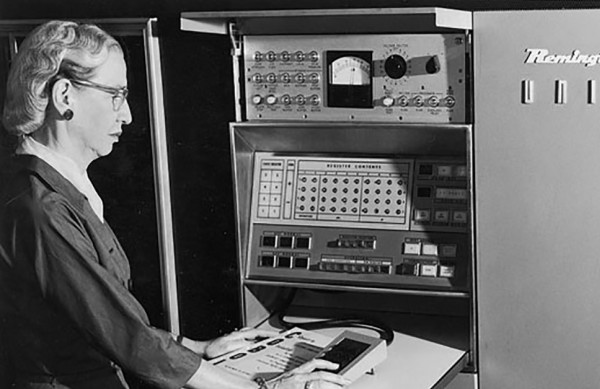
#> input picture project2/grace_hopper.png, 600 x 389 px
$ python corners.py   (older library calls are emulated)
#> lines starting #> are read from the running program, lines starting #| are printed output that depends on the picture
### project2/common.py
import numpy as np
from matplotlib import pyplot as plt
from PIL import Image


def read_img(path, greyscale=True):
#> called with path = './grace_hopper.png', greyscale = True
    img = Image.open(path)
#> img is the input picture: PIL image 600x389 L; min 0, max 255, mean 95.6
    if greyscale:
        img = img.convert('L')
    else:
        img = img.convert('RGB')
    return np.array(img).astype(np.float)


def save_img(img, path):
    img = img - img.min()
    img = img / img.max()
    img = (img * 255).astype(np.uint8)
    img = Image.fromarray(img)
    img.save(path)
    print(path, "is saved!")


# [78 lines left out: functions find_maxima, visualize_scale_space, visualize_maxima, not called in this run]

### project2/filters.py
import os

import numpy as np

from common import read_img, save_img


# [19 lines left out: function image_patches, not called in this run]


def convolve(image, kernel):
    # Return the convolution result: image * kernel.
    # Reminder to implement convolution and not cross-correlation!
    # You can use zero- or wrap-padding.
    #
    # Input- image: H x W
    #        kernel: h x w
    #
    # Output- convolve: H x W
    output = np.zeros(image.shape)
    kernel = np.flipud(np.fliplr(kernel))
    width = int(kernel.shape[0]/2)
    height = int(kernel.shape[1]/2)
    if (kernel.shape[0] % 2) == 0 or (kernel.shape[1] % 2) == 0:
        raise ValueError('The kernel is invaild. Please check your input!')
    image_con = np.zeros((image.shape[0]+2*width, image.shape[1]+2*height))
    image_con[width:width+image.shape[0], height:height+image.shape[1]] = image
    print('Compute the center of the image...')
    for i in range(image.shape[0]):
        for j in range(image.shape[1]):
            img = image_con[i:i+2*width+1, j:j+2*width+1]
            output[i,j] = np.sum(img*kernel)

    return output

def gaussian_kernel(size=3, sigma=np.sqrt(1/(2*np.log(2)))):
    """Returns a 2D Gaussian kernel.
    Parameters
    ----------
    size : float, the kernel size (will be square)

    sigma : float, the sigma Gaussian parameter

    Returns
    -------
    out : array, shape = (size, size)
      an array with the centered gaussian kernel
    """
    x = np.linspace(- (size // 2), size // 2, size)
    x /= np.sqrt(2)*sigma
    x2 = x**2
    kernel = np.exp(- x2[:, None] - x2[None, :])
    return kernel / kernel.sum()


# [110 lines left out: functions edge_detection, sobel_operator, steerable_filter, main, not called in this run]


# [2 lines that do not run on import are left out]

### project2/corners.py
import os

import numpy as np

from common import read_img, save_img
from filters import *


def corner_score(image, u=5, v=5, window_size=(5, 5)):
    # Given an input image, x_offset, y_offset, and window_size,
    # return the function E(u,v) for window size W
    # corner detector score for that pixel.
    # Input- image: H x W
    #        u: a scalar for x offset
    #        v: a scalar for y offset
    #        window_size: a tuple for window size
    #
    # Output- results: a image of size H x W
    # Use zero-padding to handle window values outside of the image.
    #
    # set up
#> called with u = 0, v = 2, window_size = (5, 5)
    width = int(window_size[0]/2)
    height = int(window_size[1]/2)
    diff = 0
    output = np.zeros(image.shape)
    # create image_offset containing all info from the image
    image_offset = np.zeros((image.shape[0]+window_size[0]-1, image.shape[1]+window_size[1]-1))
    image_offset[width:width+image.shape[0], height:height+image.shape[1]] = image
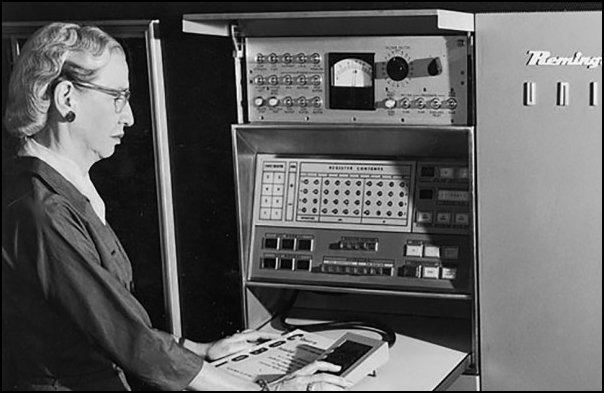
#> image_offset: shape (393, 604) float64; min 0, max 255, mean 94

    # loop over
    for i in range(image.shape[0]):
        if i%50 == 0:
            print('The',i, 'th iteration...',i,':',image.shape[0])
        for j in range(image.shape[1]):
            for x in range(-width, width+1):
                for y in range(-height, height+1):
                    if i+width+x+u >= image_offset.shape[0] or j+height+y+v >= image_offset.shape[1] or i+width+x+u < 0 or j+height+y+v < 0:
                        pass
                    else:
                        diff += (image_offset[i+width+x+u,j+height+y+v] - image_offset[i+width+x,j+height+y])**2
            output[i,j] = diff
            diff = 0
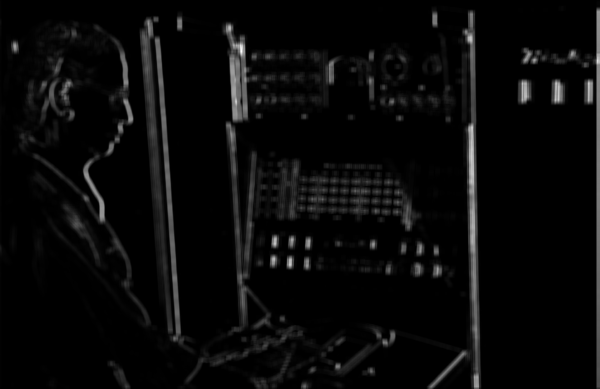
#> output: shape (389, 600) float64; min 0, max 650094, mean 24894.8; drawn with min black and max white

    return output


def harris_detector(image, window_size=(5, 5),alpha = 0.06):
    # Given an input image, calculate the Harris Detector score for all pixels
    # Input- image: H x W
    # Output- results: a image of size H x W
    #
    # You can use same-padding for intensity (or 0-padding for derivatives)
    # to handle window values outside of the image.

    # compute the derivatives

    kx = np.array([[-1, 0, 1]]) * 0.5 # 1 x 3
    ky = np.transpose(kx)  # 3 x 1

    Ix = convolve(image, kx)
#> after the loop in convolve, `for i in range(image.shape[0]):`: output: shape (389, 600) float64; every value is 0
    Iy = convolve(image, ky)
#> after the loop in convolve (call 2), `for i in range(image.shape[0]):`:
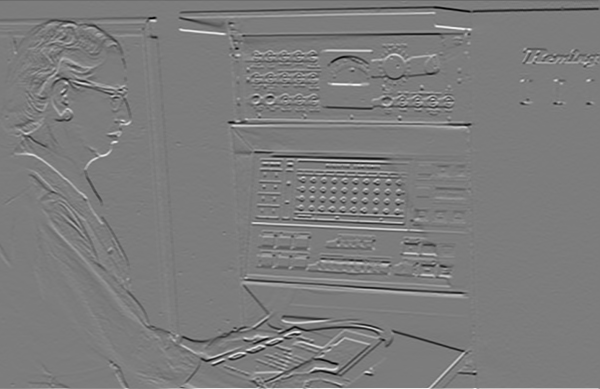
#> output: shape (389, 600) float64; min -330.5, max 345.5, mean -0.4; drawn with min black and max white

    Ixx = Ix*Ix
    Ixy = Ix*Iy
#> Ixy: shape (389, 600) float64; every value is 0
    Iyy = Iy*Iy

#     k_gauss = np.ones(window_size)

    # gaussian kernel works better than the average kernel
    k_gauss = gaussian_kernel(window_size[0],1)
    M = np.zeros((image.shape[0],image.shape[1],3))
    M[:,:,0] = convolve(Ixx,k_gauss)
#> in convolve (call 3), `image_con[width:width+image.shape[0], height:height+image.shape[1]] = ..`: image_con: shape (393, 604) float64; every value is 0
#> M: shape (389, 600, 3) float64; every value is 0
    M[:,:,1] = convolve(Ixy,k_gauss)
#> in convolve (call 4), `image_con[width:width+image.shape[0], height:height+image.shape[1]] = ..`: image_con: shape (393, 604) float64; every value is 0
    M[:,:,2] = convolve(Iyy,k_gauss)
#> in convolve (call 5), `image_con[width:width+image.shape[0], height:height+image.shape[1]] = ..`:
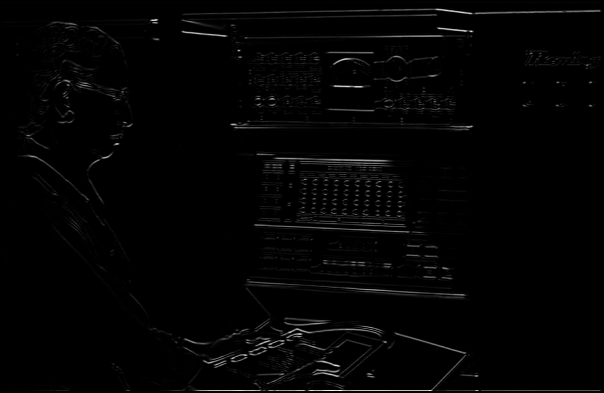
#> image_con: shape (393, 604) float64; min 0, max 119370.2, mean 1754.9; drawn with min black and max white
#> after the loop in convolve (call 5), `for i in range(image.shape[0]):`:
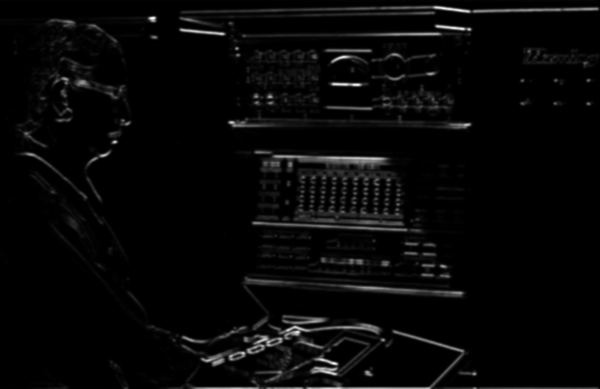
#> output: shape (389, 600) float64; min 0, max 56642.2, mean 1747.7; drawn with min black and max white
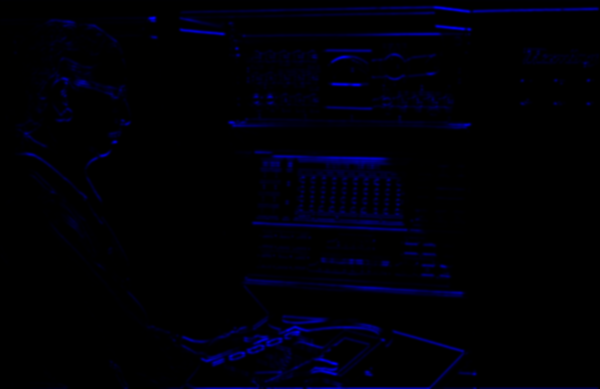
#> M: shape (389, 600, 3) float64; mean of channels 0, 1, 2 0, 0, 1747.7; drawn with min black and max white

    R =  M[:,:,0]*M[:,:,2] - M[:,:,1]**2 - alpha*((M[:,:,0]+M[:,:,2]))**2
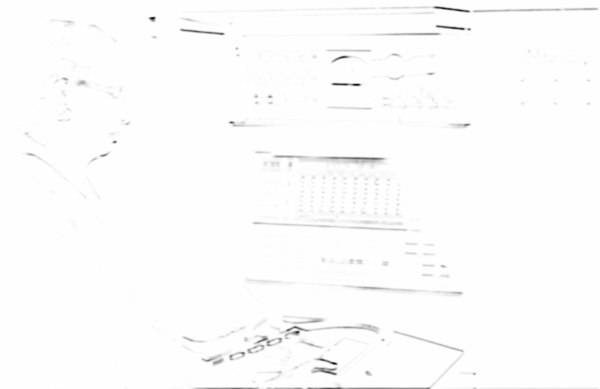
#> R: shape (389, 600) float64; min -192500603.4, max 0, mean -1573061.3; drawn with min black and max white
    response = R

    return response


def main():
    img = read_img('./grace_hopper.png')

    # Feature Detection
    if not os.path.exists("./feature_detection"):
        os.makedirs("./feature_detection")

    # Define offsets and window size and calulcate corner score
    u, v, W = 0, 2, (5, 5)

    score = corner_score(img, u, v, W)
    save_img(score, "./feature_detection/corner_score.png")

    harris_corners = harris_detector(img)
    save_img(harris_corners, "./feature_detection/harris_response.png")


if __name__ == "__main__":
    main()
